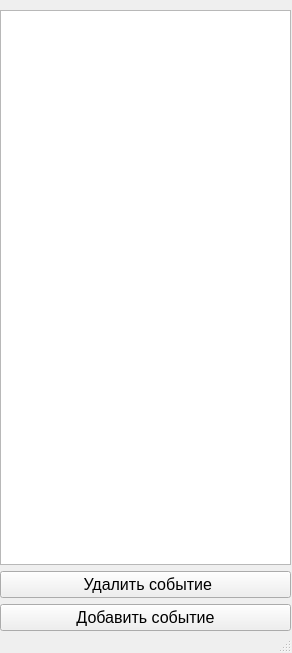
<?xml version="1.0" encoding="UTF-8"?>
<ui version="4.0">
 <class>MainWindow</class>
 <widget class="QMainWindow" name="MainWindow">
  <property name="geometry">
   <rect>
    <x>0</x>
    <y>0</y>
    <width>292</width>
    <height>653</height>
   </rect>
  </property>
  <property name="windowTitle">
   <string>MainWindow</string>
  </property>
  <widget class="QWidget" name="centralwidget">
   <widget class="QWidget" name="verticalLayoutWidget">
    <property name="geometry">
     <rect>
      <x>0</x>
      <y>10</y>
      <width>291</width>
      <height>621</height>
     </rect>
    </property>
    <layout class="QVBoxLayout" name="verticalLayout">
     <item>
      <widget class="QListWidget" name="listWidget"/>
     </item>
     <item>
      <widget class="QPushButton" name="DeleteTask_pushButton">
       <property name="font">
        <font>
         <pointsize>12</pointsize>
        </font>
       </property>
       <property name="text">
        <string> Удалить событие</string>
       </property>
      </widget>
     </item>
     <item>
      <widget class="QPushButton" name="AddTask">
       <property name="font">
        <font>
         <pointsize>12</pointsize>
        </font>
       </property>
       <property name="text">
        <string>Добавить событие</string>
       </property>
      </widget>
     </item>
    </layout>
   </widget>
  </widget>
  <widget class="QStatusBar" name="statusbar"/>
 </widget>
 <resources/>
 <connections/>
</ui>
